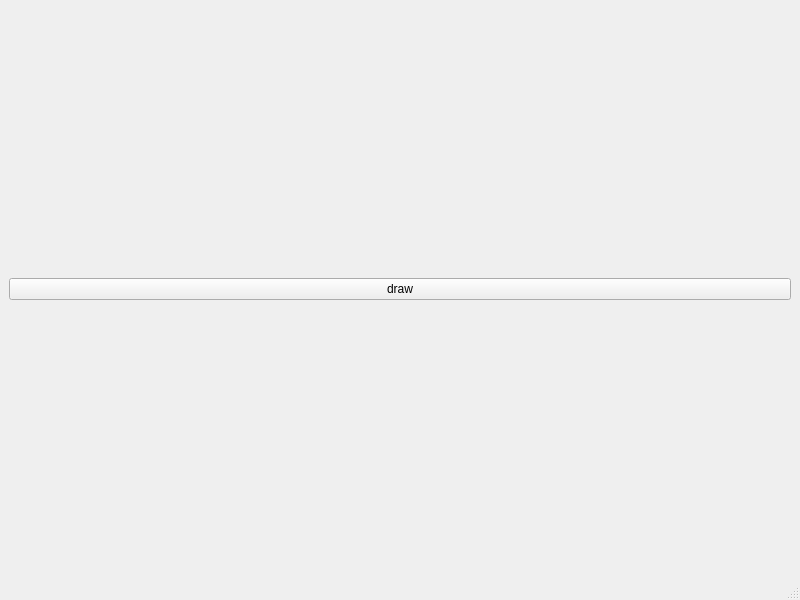
<?xml version="1.0" encoding="UTF-8"?>
<ui version="4.0">
 <class>MainWindow</class>
 <widget class="QMainWindow" name="MainWindow">
  <property name="geometry">
   <rect>
    <x>0</x>
    <y>0</y>
    <width>800</width>
    <height>600</height>
   </rect>
  </property>
  <property name="windowTitle">
   <string>MainWindow</string>
  </property>
  <widget class="QWidget" name="centralwidget">
   <layout class="QVBoxLayout" name="verticalLayout">
    <item>
     <widget class="QPushButton" name="pushButton">
      <property name="text">
       <string>draw</string>
      </property>
     </widget>
    </item>
   </layout>
  </widget>
  <widget class="QMenuBar" name="menubar">
   <property name="geometry">
    <rect>
     <x>0</x>
     <y>0</y>
     <width>800</width>
     <height>21</height>
    </rect>
   </property>
  </widget>
  <widget class="QStatusBar" name="statusbar"/>
 </widget>
 <resources/>
 <connections/>
</ui>
